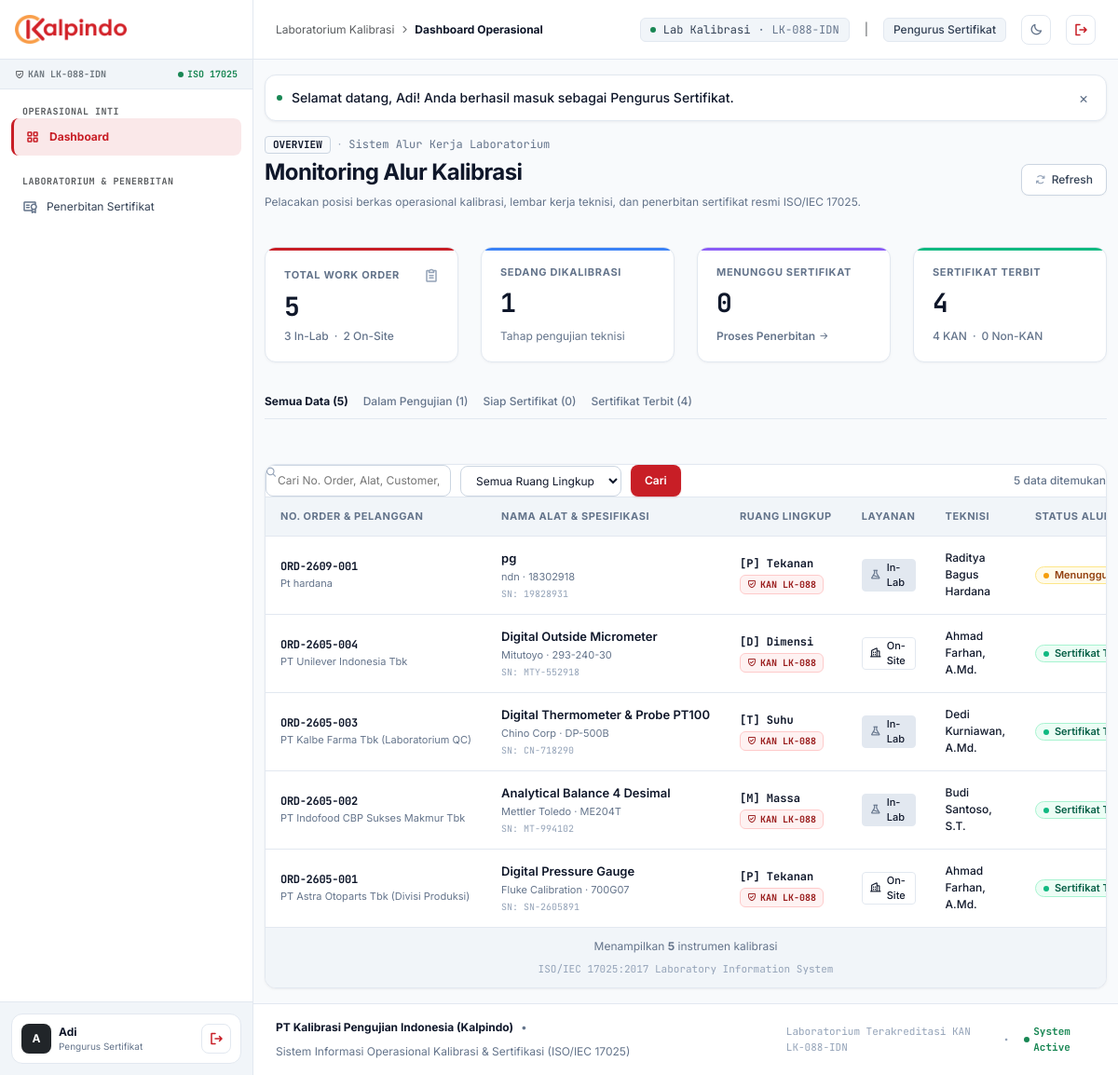
/index.php (signed in), run on the app's committed database.
### tables this page shows
CREATE TABLE instruments (
            id INTEGER PRIMARY KEY AUTOINCREMENT,
            order_id INTEGER NOT NULL,
            name VARCHAR(150) NOT NULL,
            scope_code VARCHAR(5) NOT NULL,
            brand VARCHAR(100),
            model_type VARCHAR(100),
            serial_number VARCHAR(100) NOT NULL,
            capacity_range VARCHAR(100),
            resolution VARCHAR(50),
            technician_name VARCHAR(100),
            calibration_date DATE,
            status VARCHAR(30) DEFAULT 'ASSIGNED', is_kan INTEGER DEFAULT 1, -- ASSIGNED, IN_PROGRESS, DATA_SUBMITTED, CERTIFIED
            FOREIGN KEY (order_id) REFERENCES orders(id) ON DELETE CASCADE,
            FOREIGN KEY (scope_code) REFERENCES scopes(code)
        );

CREATE TABLE orders (
            id INTEGER PRIMARY KEY AUTOINCREMENT,
            order_number VARCHAR(50) UNIQUE NOT NULL,
            customer_name VARCHAR(150) NOT NULL,
            customer_address TEXT,
            customer_contact VARCHAR(100),
            order_date DATE NOT NULL,
            service_type VARCHAR(20) NOT NULL, -- 'IN_LAB' atau 'ON_SITE'
            status VARCHAR(30) DEFAULT 'PENDING',
            created_at DATETIME DEFAULT CURRENT_TIMESTAMP
        );

### index.php (the view, shortened to what the rows shown need)
<?php
require_once __DIR__ . '/includes/header.php';
$db = getDbConnection();
$query = "
    SELECT
        i.id as instrument_id,
        i.name as instrument_name,
        i.brand,
        i.model_type,
        i.serial_number,
        i.scope_code,
        i.is_kan as inst_is_kan,
        i.technician_name,
        i.status as instrument_status,
        i.calibration_date,
        o.order_number,
        o.customer_name,
        o.service_type,
        c.certificate_number,
        c.is_kan as cert_is_kan,
        c.issue_date,
        w.id as worksheet_id,
        w.submitted_at
    FROM instruments i
    JOIN orders o ON i.order_id = o.id
    LEFT JOIN worksheets w ON w.instrument_id = i.id
    LEFT JOIN certificates c ON c.instrument_id = i.id
    WHERE 1=1
";
$query .= " ORDER BY i.id DESC";
$instruments = $db->query($query)->fetchAll();
$scopes = getScopeList();
?>
<div class="flex flex-col md:flex-row md:items-center justify-between gap-4 mb-6">
    <div>
        <h1 class="text-2xl font-bold text-slate-900 dark:text-slate-100 tracking-tight">Monitoring Alur Kalibrasi</h1>
    </div>
</div>
<div class="ent-card overflow-hidden">
    <div class="overflow-x-auto">
        <table class="ent-table min-w-[1150px]">
            <thead>
                <tr>
                    <th class="w-[190px]">No. Order & Pelanggan</th>
                    <th class="w-[240px]">Nama Alat & Spesifikasi</th>
                    <th class="w-[140px]">Ruang Lingkup</th>
                    <th class="w-[90px]">Layanan</th>
                    <th class="w-[130px]">Teknisi</th>
                    <th class="w-[160px]">Status Alur</th>
                </tr>
            </thead>
            <tbody>
                <?php foreach ($instruments as $inst): ?>
                    <?php
                        $scInfo = $scopes[$inst['scope_code']] ?? ['name' => $inst['scope_code']];
                        $isInstKan = (isset($inst['inst_is_kan']) && (int)$inst['inst_is_kan'] === 0) ? false : true;
                    ?>
                    <tr>
                        <td class="whitespace-nowrap">
                            <div class="font-mono text-xs font-bold text-slate-900 dark:text-slate-100 tracking-tight">
                                <?= htmlspecialchars($inst['order_number']) ?>
                            </div>
                            <div class="cell-secondary truncate max-w-[180px]" title="<?= htmlspecialchars($inst['customer_name']) ?>">
                                <?= htmlspecialchars($inst['customer_name']) ?>
                            </div>
                        </td>
                        <td>
                            <div class="cell-primary truncate max-w-[220px]" title="<?= htmlspecialchars($inst['instrument_name']) ?>">
                                <?= htmlspecialchars($inst['instrument_name']) ?>
                            </div>
                            <div class="cell-secondary truncate max-w-[220px]">
                                <?= htmlspecialchars($inst['brand']) ?> · <?= htmlspecialchars($inst['model_type']) ?>
                            </div>
                            <div class="cell-meta">SN: <?= htmlspecialchars($inst['serial_number']) ?></div>
                        </td>
                        <td class="whitespace-nowrap">
                            <div class="font-mono text-xs font-semibold text-slate-800 dark:text-slate-200">
                                [<?= htmlspecialchars($inst['scope_code']) ?>] <?= htmlspecialchars(explode(' ', $scInfo['name'])[0]) ?>
                            </div>
                            <div class="mt-1">
                                <?= renderAccreditationBadge($isInstKan) ?>
                            </div>
                        </td>
                        <td class="whitespace-nowrap">
                            <?= renderLocationBadge($inst['service_type']) ?>
                        </td>
                        <td class="whitespace-nowrap">
                            <span class="text-xs font-medium text-slate-800 dark:text-slate-200"><?= htmlspecialchars($inst['technician_name'] ?: '-') ?></span>
                        </td>
                        <td class="whitespace-nowrap">
                            <?= renderStatusBadge($inst['instrument_status']) ?>
                        </td>
                    </tr>
                <?php endforeach; ?>
            </tbody>
        </table>
    </div>
</div>
<?php require_once __DIR__ . '/includes/footer.php'; ?>

### includes/helpers.php (shortened to what the rows shown need)
<?php
function getScopeList(): array {
    return [
        'P' => [
            'name' => 'Tekanan (Pressure)',
            'code' => 'P',
            'desc' => 'Pressure Gauge, Manometer, Pressure Transmitter, Vacuum Gauge',
            'color' => 'slate',
            'badge_class' => 'bg-slate-50 text-slate-700 border-slate-200',
            'units' => 'bar, psi, kPa, MPa',
            'icon' => 'ph-gauge'
        ],
        'M' => [
            'name' => 'Massa & Timbangan (Mass)',
            'code' => 'M',
            'desc' => 'Digital Balance (Analitik), Timbangan Elektronik, Anak Timbangan Standar',
            'color' => 'slate',
            'badge_class' => 'bg-slate-50 text-slate-700 border-slate-200',
            'units' => 'g, kg, mg',
            'icon' => 'ph-scales'
        ],
        'T' => [
            'name' => 'Suhu & Kelembapan (Temperature)',
            'code' => 'T',
            'desc' => 'Thermometer Digital & Gelas, Thermocouple, Thermohygrometer, Oven, Furnace',
            'color' => 'slate',
            'badge_class' => 'bg-slate-50 text-slate-700 border-slate-200',
            'units' => '°C, %RH, K',
            'icon' => 'ph-thermometer'
        ],
        'D' => [
            'name' => 'Dimensi & Panjang (Dimension)',
            'code' => 'D',
            'desc' => 'Vernier Caliper, Digital Micrometer, Dial Indicator, Gauge Block',
            'color' => 'slate',
            'badge_class' => 'bg-slate-50 text-slate-700 border-slate-200',
            'units' => 'mm, inch, µm',
            'icon' => 'ph-ruler'
        ],
        'E' => [
            'name' => 'Kelistrikan (Electric)',
            'code' => 'E',
            'desc' => 'Digital Multimeter, Clamp Meter, Insulation Tester, Calibrator Listrik',
            'color' => 'slate',
            'badge_class' => 'bg-slate-50 text-slate-700 border-slate-200',
            'units' => 'V, A, Ohm, Hz',
            'icon' => 'ph-lightning'
        ]
    ];
}
function renderStatusBadge(string $status): string {
    switch ($status) {
        case 'PENDING':
        case 'ASSIGNED':
            return '<span class="badge-status warning">
                <span class="badge-dot"></span>
                <span>Menunggu Kalibrasi</span>
            </span>';
        case 'COMPLETED':
        case 'CERTIFIED':
        case 'ISSUED':
            return '<span class="badge-status success">
                <span class="badge-dot"></span>
                <span>Sertifikat Terbit</span>
            </span>';
    }
}
function renderLocationBadge(string $serviceType): string {
    if ($serviceType === 'ON_SITE') {
        return '<span class="inline-flex items-center gap-1.5 px-2 py-0.5 rounded text-[11px] font-medium bg-amber-50 text-amber-800 border border-amber-200/80 whitespace-nowrap dark:bg-amber-950/40 dark:text-amber-300 dark:border-amber-800/40">
            <i class="ph-bold ph-buildings text-[12px] text-amber-600"></i>
            <span>On-Site</span>
        </span>';
    }
    return '<span class="inline-flex items-center gap-1.5 px-2 py-0.5 rounded text-[11px] font-medium bg-slate-100 text-slate-700 border border-slate-200/80 whitespace-nowrap dark:bg-slate-800 dark:text-slate-300 dark:border-slate-700">
        <i class="ph-bold ph-flask text-[12px] text-slate-500"></i>
        <span>In-Lab</span>
    </span>';
}
function renderAccreditationBadge(bool $isKan): string {
    if ($isKan) {
        return '<span class="pill-kan" title="Terakreditasi KAN ISO/IEC 17025">
            <i class="ph-bold ph-shield-check text-[10px]"></i>
            <span>KAN LK-088</span>
        </span>';
    }
    return '<span class="pill-non-kan" title="Standar Tertelusur (Non-KAN)">
        <span>Non-KAN (N)</span>
    </span>';
}

### data on the page
instruments: order.order_number "ORD-2609-001", order.customer_name "Pt hardana", name "pg", brand "ndn", model_type "18302918", serial_number "19828931", scope_code "P", scope_code "Tekanan", is_kan 1 (drawn), technician_name "Raditya Bagus Hardana", status "ASSIGNED" (drawn)
instruments: order.order_number "ORD-2605-004", order.customer_name "PT Unilever Indonesia Tbk", name "Digital Outside Micrometer", brand "Mitutoyo", model_type "293-240-30", serial_number "MTY-552918", scope_code "D", scope_code "Dimensi", is_kan 1 (drawn), shows "On-Site", technician_name "Ahmad Farhan, A.Md.", status "CERTIFIED" (drawn)
instruments: order.order_number "ORD-2605-003", order.customer_name "PT Kalbe Farma Tbk (Laboratorium QC)", name "Digital Thermometer & Probe PT100", brand "Chino Corp", model_type "DP-500B", serial_number "CN-718290", scope_code "T", scope_code "Suhu", is_kan 1 (drawn), technician_name "Dedi Kurniawan, A.Md.", status "CERTIFIED" (drawn)
instruments: order.order_number "ORD-2605-002", order.customer_name "PT Indofood CBP Sukses Makmur Tbk", name "Analytical Balance 4 Desimal", brand "Mettler Toledo", model_type "ME204T", serial_number "MT-994102", scope_code "M", scope_code "Massa", is_kan 1 (drawn), technician_name "Budi Santoso, S.T.", status "CERTIFIED" (drawn)
instruments: order.order_number "ORD-2605-001", order.customer_name "PT Astra Otoparts Tbk (Divisi Produksi)", name "Digital Pressure Gauge", brand "Fluke Calibration", model_type "700G07", serial_number "SN-2605891", scope_code "P", scope_code "Tekanan", is_kan 1 (drawn), shows "On-Site", technician_name "Ahmad Farhan, A.Md.", status "CERTIFIED" (drawn)

### other printed values
$sec['title'] "OPERASIONAL INTI"
$item['name'] "Dashboard"
$sec['title'] "LABORATORIUM & PENERBITAN"
$item['name'] "Penerbitan Sertifikat"
$userInitials "A"
$currentUser['full_name'] "Adi"
$activeRoleInfo['name'] "Pengurus Sertifikat"
$pageTitle "Dashboard Operasional"
$flash['message'] "Selamat datang, Adi! Anda berhasil masuk sebagai Pengurus Sertifikat."
$totalOrders "5"
$inLabCount "3"
$onSiteCount "2"
$inProgressCount "1"
$readyForCertCount "0"
$certifiedCount "4"
